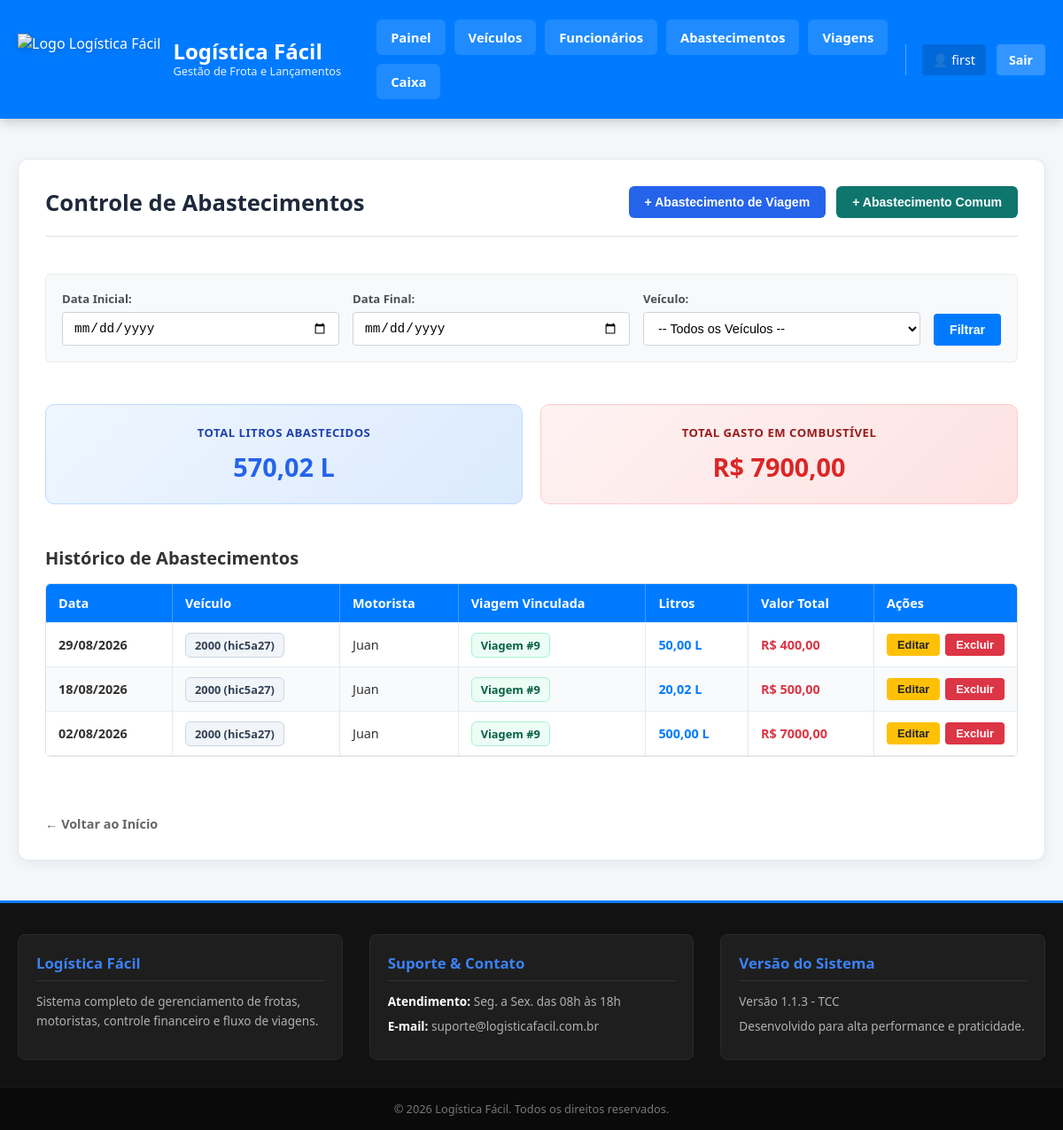
The app's page /lista_abastecida/ (signed in) with its own data.
### app/models.py (models this page shows, shortened)
class Abastecida(models.Model):
    usuario = models.ForeignKey(User, on_delete=models.CASCADE, verbose_name="Usuário", db_index=True)
    data_abastecida = models.DateField(verbose_name="Data do Abastecimento", db_index=True)
    veiculo = models.ForeignKey(Veiculo, on_delete=models.PROTECT, verbose_name="Veículo")
    motorista_responsavel = models.ForeignKey(Funcionario, on_delete=models.PROTECT, verbose_name="Motorista Responsável")
    viagem = models.ForeignKey(Viagem, on_delete=models.SET_NULL, blank=True, null=True, verbose_name="Viagem")
    valor_abastecida = models.DecimalField(max_digits=8, decimal_places=2, verbose_name="Valor do Abastecimento")
    litros = models.DecimalField(max_digits=8, decimal_places=2, verbose_name="Litros Abastecidos")
    descricao = models.TextField(blank=True, null=True, verbose_name="Descrição")
    nota_fiscal = models.CharField(max_length=50, blank=True, null=True, verbose_name="Nota Fiscal")
    class Meta:
        db_table = 'abastecimentos'
        verbose_name = "Abastecimento"
        verbose_name_plural = "Abastecimentos"

class Veiculo(models.Model):
    STATUS_CHOICES = [
        ('disponivel', 'Disponível'),
        ('em_viagem', 'Em Viagem'),
        ('manutencao', 'Em Manutenção'),
        ('vendido', 'Vendido'),
    ]
    usuario = models.ForeignKey(User, on_delete=models.CASCADE, verbose_name="Usuário", db_index=True)
    nome_fantasia = models.CharField(max_length=100, verbose_name="Nome Fantasia")
    placa = models.CharField(max_length=7, unique=False, verbose_name="Placa", db_index=True)#nao pode ser unico porque um usuario pode vnder o veiculo para outro
    chassi = models.CharField(max_length=17, unique=False, verbose_name="Chassi")#nao pode ser unico porque um usuario pode vnder o veiculo para outro
    renavam = models.CharField(max_length=11, unique=False, verbose_name="RENAVAM") #nao pode ser unico porque um usuario pode vnder o veiculo para outro
    ano_fabricacao = models.PositiveIntegerField(verbose_name="Ano de Fabricação")
    ano_modelo = models.PositiveIntegerField(verbose_name="Ano do Modelo")
    status = models.CharField(max_length=20, choices=STATUS_CHOICES, default='disponivel', verbose_name="Status", db_index=True)
    descricao = models.TextField(blank=True, null=True, verbose_name="Descrição")
    def __str__(self):
        return f"{self.nome_fantasia} ({self.placa})"
    class Meta:
        db_table = 'veiculos'
        verbose_name = "Veículo"
        verbose_name_plural = "Veículos"

class Funcionario(models.Model):
    id = models.BigAutoField(primary_key=True)
    usuario = models.ForeignKey(User, on_delete=models.CASCADE, verbose_name="Usuário", db_index=True)
    nome = models.CharField(max_length=150, verbose_name="Nome")
    funcao = models.CharField(max_length=100, verbose_name="Função")
    cpf = models.CharField(max_length=11, unique=True, verbose_name="CPF", db_index=True)
    cnh = models.CharField(max_length=11, unique=True, blank=True, null=True, verbose_name="CNH")
    data_nascimento = models.DateField(verbose_name="Data de Nascimento")
    descricao = models.TextField(blank=True, null=True, verbose_name="Descrição")
    status = models.ForeignKey(
        StatusFuncionario,
        on_delete=models.PROTECT,
        verbose_name="Status",
        blank=True,
        null=True
    )
    class Meta:
        db_table = 'funcionarios'
        verbose_name = "Funcionário"
        verbose_name_plural = "Funcionários"

class Viagem(models.Model):
    STATUS_VIAGEM_CHOICES = [
        ('planejada', 'Planejada'),
        ('em_andamento', 'Em Andamento'),
        ('concluida', 'Concluída'),
        ('quitada', 'Quitada'),
        ('cancelada', 'Cancelada'),
    ]
    usuario = models.ForeignKey(User, on_delete=models.CASCADE, verbose_name="Usuário", db_index=True)
    contratante = models.CharField(max_length=150, verbose_name="Contratante")
    data_inicio = models.DateField(verbose_name="Data de Início", db_index=True)
    data_final = models.DateField(blank=True, null=True, verbose_name="Data Final")
    data_adiantamento = models.DateField(blank=True, null=True, verbose_name="Data do Adiantamento")
    data_quitacao = models.DateField(blank=True, null=True, verbose_name="Data da Quitação")
    local_inicio = models.CharField(max_length=255, verbose_name="Local de Início")
    local_final = models.CharField(max_length=255, verbose_name="Local Final")
    km_rodados = models.DecimalField(max_digits=8, decimal_places=2, default=0.0, verbose_name="KM Rodados")
    status_da_viagem = models.CharField(max_length=20, choices=STATUS_VIAGEM_CHOICES, default='planejada', verbose_name="Status da Viagem", db_index=True)
    carga = models.CharField(max_length=150, blank=True, null=True, verbose_name="Carga")
    nota_fiscal = models.CharField(max_length=50, blank=True, null=True, verbose_name="Nota Fiscal")
    mic = models.CharField(max_length=50, blank=True, null=True, verbose_name="MIC")
    motorista = models.ForeignKey(Funcionario, on_delete=models.PROTECT, related_name="viagens_motorista", verbose_name="Motorista")
    veiculo_1 = models.ForeignKey(Veiculo, on_delete=models.PROTECT, related_name="viagens_veiculo", verbose_name="Veículo Principal")
    reboque = models.ForeignKey(Veiculo, on_delete=models.SET_NULL, blank=True, null=True, related_name="viagens_reboque", verbose_name="Reboque")
    valor_adiantamento = models.DecimalField(max_digits=10, decimal_places=2, verbose_name="Valor do Adiantamento")
    valor_quitacao = models.DecimalField(max_digits=10, decimal_places=2, verbose_name="Valor da Quitação")
    media = models.DecimalField(max_digits=6, decimal_places=2, default=0.0, verbose_name="Média de Consumo (km/L)")
    descricao = models.TextField(blank=True, null=True, verbose_name="Descrição")
    class Meta:
        db_table = 'viagens'
        verbose_name = "Viagem"
        verbose_name_plural = "Viagens"

### app/views.py (the view)
# urls.py: path('lista_abastecida/', views.lista_abastecida, name='lista_abastecida'),
@login_required
def lista_abastecida(request):
    abastecimentos = Abastecida.objects.filter(usuario=request.user).order_by('-data_abastecida')
    veiculos_usuario = Veiculo.objects.filter(usuario=request.user)
    data_inicio = request.GET.get('data_inicio')
    data_fim = request.GET.get('data_fim')
    veiculo_id = request.GET.get('veiculo')
    if data_inicio:
        abastecimentos = abastecimentos.filter(data_abastecida__gte=data_inicio)
    if data_fim:
        abastecimentos = abastecimentos.filter(data_abastecida__lte=data_fim)
    if veiculo_id:
        abastecimentos = abastecimentos.filter(veiculo_id=veiculo_id)
    total_litros = sum(a.litros for a in abastecimentos)
    total_valor = sum(a.valor_abastecida for a in abastecimentos)
    return render(request, 'enterprise/abastecida/abastecida.html', {
        'abastecimentos': abastecimentos,
        'veiculos_usuario': veiculos_usuario,
        'total_litros': round(total_litros, 2),
        'total_valor': round(total_valor, 2),
        'data_inicio': data_inicio or '',
        'data_fim': data_fim or '',
        'veiculo_selecionado': int(veiculo_id) if veiculo_id else '',
    })

### app/templates/enterprise/abastecida/abastecida.html (shortened to what this page needs)
{% extends 'base.html' %}
{% load static %}
{% block extra_css %}
    <link rel="stylesheet" href="{% static 'css/content.css' %}?v=80.0">
{% endblock %}
{% block content %}
<div class="container_principal-lista_abastecida">
    <div class="cabecalho_pagina-lista_abastecida">
        <h2 class="titulo_pagina-lista_abastecida">Controle de Abastecimentos</h2>
        <div class="container_acoes_cabecalho-lista_abastecida">
            <a href="{% url 'add_abastecida_viagem' %}" class="link_novo-lista_caixa">
                <button type="button" class="btn_abastecer_viagem-lista_abastecida">
                    + Abastecimento de Viagem
                </button>
            </a>
            <a href="{% url 'add_abastecida' %}" class="link_novo-lista_caixa">
                <button type="button" class="btn_abastecer_comum-lista_abastecida">
                    + Abastecimento Comum
                </button>
            </a>
        </div>
    </div>
    <hr class="divisor-lista_caixa"><br>
    <form method="GET" class="container_filtro-lista_caixa">
        <div class="grupo_filtro-lista_caixa">
            <label>Data Inicial:</label>
            <input type="date" name="data_inicio" value="{{ data_inicio }}">
        </div>
        <div class="grupo_filtro-lista_caixa">
            <label>Data Final:</label>
            <input type="date" name="data_fim" value="{{ data_fim }}">
        </div>
        <div class="grupo_filtro-lista_caixa">
            <label>Veículo:</label>
            <select name="veiculo">
                <option value="">-- Todos os Veículos --</option>
            </select>
        </div>
        <div class="botoes_filtro-lista_caixa">
            <button type="submit" class="btn_filtrar-lista_caixa">Filtrar</button>
        </div>
    </form>
    <br>
    <div class="cards_resumo-lista_abastecida">
        <div class="card_indicador-lista_abastecida card_indicador_litros-lista_abastecida">
            <h4>Total Litros Abastecidos</h4>
            <p>{{ total_litros }} L</p>
        </div>
        <div class="card_indicador-lista_abastecida card_indicador_valor-lista_abastecida">
            <h4>Total Gasto em Combustível</h4>
            <p>R$ {{ total_valor }}</p>
        </div>
    </div>
    <br>
    <h3 class="subtitulo_tabela-lista_caixa">Histórico de Abastecimentos</h3>
    {% if abastecimentos %}
        <div class="wrapper_tabela-lista_caixa">
            <table class="tabela_frota-lista_caixa">
                <thead>
                    <tr>
                        <th>Data</th>
                        <th>Veículo</th>
                        <th>Motorista</th>
                        <th>Viagem Vinculada</th>
                        <th>Litros</th>
                        <th>Valor Total</th>
                        <th class="coluna_acoes-lista_caixa">Ações</th>
                    </tr>
                </thead>
                <tbody>
                    {% for a in abastecimentos %}
                        <tr class="{% cycle 'linha_branca-lista_caixa' 'linha_cinza-lista_caixa' %}">
                            <td class="texto_negrito-lista_caixa">{{ a.data_abastecida|date:"d/m/Y" }}</td>
                            <td><span class="badge_veiculo-lista_abastecida">{{ a.veiculo }}</span></td>
                            <td>{{ a.motorista_responsavel.nome }}</td>
                            <td>
                                {% if a.viagem %}
                                    <span class="badge_viagem_ativa-lista_abastecida">Viagem #{{ a.viagem.id }}</span>
                                {% else %}
                                    <span class="badge_viagem_avulso-lista_abastecida">Fora de Viagem</span>
                                {% endif %}
                            </td>
                            <td class="texto_negrito-lista_caixa valor_azul-lista_caixa">{{ a.litros }} L</td>
                            <td class="texto_negrito-lista_caixa valor_vermelho-lista_caixa">R$ {{ a.valor_abastecida }}</td>
                            <td>
                                <div class="container_botoes-lista_caixa">
                                    <a href="{% url 'edit_abastecida' a.id %}" class="link_acao-lista_caixa">
                                        <button type="button" class="btn_editar-lista_caixa">Editar</button>
                                    </a>
                                    <form action="{% url 'excluir_abastecida' a.id %}" method="POST" class="form_excluir-lista_caixa">
                                        <button type="submit" class="btn_excluir-lista_caixa">Excluir</button>
                                    </form>
                                </div>
                            </td>
                        </tr>
                    {% endfor %}
                </tbody>
            </table>
        </div>
    {% else %}
        <div class="aviso_vazio-lista_caixa">Nenhum abastecimento encontrado para os filtros selecionados.</div>
    {% endif %}
    <br><br>
    <a href="{% url 'home' %}" class="link_voltar_home-lista_caixa">← Voltar ao Início</a>
</div>
{% endblock %}

### app/templates/base.html (shortened to what this page needs)
{% load static %}
<!DOCTYPE html>
<html lang="pt-BR">
<head>
    <link rel="stylesheet" href="{% static 'css/style.css' %}">
    {% block extra_css %}{% endblock %}
</head>
<body class="corpo-base">
    <header class="cabecalho-base">
        <div class="container_cabecalho-base">
            <div class="marca_cabecalho-base">
                <a href="{% if request.user.is_authenticated %}{% url 'home' %}{% else %}{% url 'login' %}{% endif %}" class="link_logo-base">
                    <img src="{% static 'img/logo_caminhao.png' %}" alt="Logo Logística Fácil" class="img_logo-base">
                    <div class="texto_marca-base">
                        <span class="titulo_sistema-base">Logística Fácil</span>
                        <span class="subtitulo_sistema-base">Gestão de Frota e Lançamentos</span>
                    </div>
                </a>
            </div>
            {% if request.user.is_authenticated %}
                <nav class="navegacao-base" id="navegacaoBase">
                    <div class="links_navegacao-base">
                        <a href="{% url 'home' %}" class="item_link-base">Painel</a>
                        <a href="{% url 'lista_veiculos' %}" class="item_link-base">Veículos</a>
                        <a href="{% url 'lista_funcionario' %}" class="item_link-base">Funcionários</a>
                        <a href="{% url 'lista_abastecida' %}" class="item_link-base">Abastecimentos</a>
                        <a href="{% url 'lista_viagem' %}" class="item_link-base">Viagens</a>
                        <a href="{% url 'lista_caixa' %}" class="item_link-base">Caixa</a>
                    </div>
                    <div class="usuario_info-base">
                        <a href="{% url 'perfil_user' %}" class="link_perfil_usuario-base" title="Acessar Perfil">
                            👤 {{ request.user.username }}
                        </a>
                        <a href="{% url 'logout' %}" class="btn_sair-base">Sair</a>
                    </div>
                </nav>
            {% endif %}
        </div>
    </header>
    <main class="conteudo_principal-base">
        {% block content %}{% endblock %}
    </main>
    <footer class="rodape-base">
        <div class="container_rodape-base">
            <div class="coluna_rodape-base">
                <h4 class="titulo_coluna-base">Logística Fácil</h4>
                <p class="texto_coluna-base">Sistema completo de gerenciamento de frotas, motoristas, controle financeiro e fluxo de viagens.</p>
            </div>
            <div class="coluna_rodape-base">
                <h4 class="titulo_coluna-base">Suporte & Contato</h4>
                <p class="item_contato-base"><strong>Atendimento:</strong> Seg. a Sex. das 08h às 18h</p>
                <p class="item_contato-base"><strong>E-mail:</strong> suporte@logisticafacil.com.br</p>
            </div>
            <div class="coluna_rodape-base">
                <h4 class="titulo_coluna-base">Versão do Sistema</h4>
                <p class="texto_coluna-base">Versão 1.1.3 - TCC</p>
                <p class="texto_coluna-base">Desenvolvido para alta performance e praticidade.</p>
            </div>
        </div>
        <div class="copia_direitos-base">
            &copy; {% now "Y" %} Logística Fácil. Todos os direitos reservados.
        </div>
    </footer>
</body>
</html>

### records on screen
Abastecida: data_abastecida "29/08/2026", veiculo "2000 (hic5a27)", motorista_responsavel.nome "Juan", viagem.id "9", litros "50,00", valor_abastecida "400,00"
Abastecida: data_abastecida "18/08/2026", veiculo "2000 (hic5a27)", motorista_responsavel.nome "Juan", viagem.id "9", litros "20,02", valor_abastecida "500,00"
Abastecida: data_abastecida "02/08/2026", veiculo "2000 (hic5a27)", motorista_responsavel.nome "Juan", viagem.id "9", litros "500,00", valor_abastecida "7000,00"

### other values on screen
{{ request.user.username }} "first"
{{ total_litros }} "570,02"
{{ total_valor }} "7900,00"
